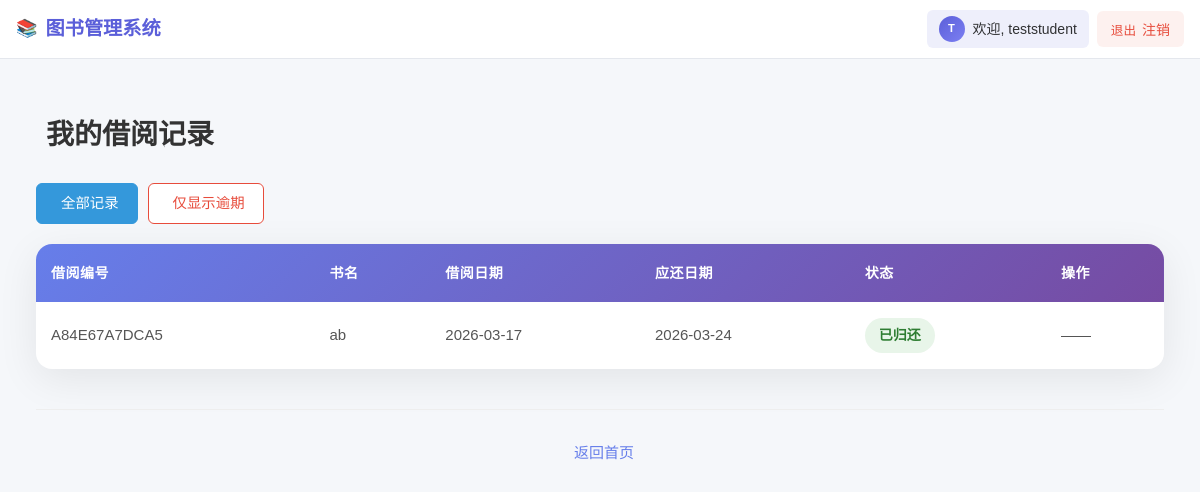
/loan/my-loans/ (signed in), run on the app's committed database.
### accounts/models.py (models this page shows, shortened)
class User(AbstractUser):
    pass  # 暂时不添加额外字段

### loan/models.py (models this page shows, shortened)
class LoanRecord(models.Model):
    STATUS_CHOICES = [
        ('borrowing', '借阅中'),
        ('returned', '已归还'),
    ]
    loan_id = models.CharField('借阅编号', max_length=50, unique=True)
    student_username = models.CharField('学生用户名', max_length=150)
    student_id = models.CharField('学号', max_length=20)
    book_id = models.CharField('图书编号', max_length=50)          # 对应 Book 的 book_id
    book_name = models.CharField('书名', max_length=200)
    loan_date = models.DateTimeField('借阅日期', auto_now_add=True)
    due_date = models.DateField('应还日期')
    status = models.CharField('状态', max_length=10, choices=STATUS_CHOICES, default='borrowing')
    class Meta:
        verbose_name = '借阅记录'
        verbose_name_plural = '借阅记录'
        ordering = ['-loan_date']
    @property
    def is_overdue(self):
        if self.status == 'borrowing' and timezone.now().date() > self.due_date:
            return True
        return False

### loan/views.py (the view)
# urls.py: path('my-loans/', views.StudentLoanListView.as_view(), name='student_loan_list'),
class StudentLoanListView(LoginRequiredMixin, ListView):
    model = LoanRecord
    template_name = 'loan/student_loan_list.html'
    context_object_name = 'loans'
    paginate_by = 10
    def get_queryset(self):
        queryset = LoanRecord.objects.filter(student_username=self.request.user.username)
        if self.request.GET.get('overdue') == '1':
            today = timezone.now().date()
            queryset = queryset.filter(
                status='borrowing',
                due_date__lt=today
            )
        return queryset
    def get_context_data(self, **kwargs):
        context = super().get_context_data(**kwargs)
        context['overdue_filter'] = self.request.GET.get('overdue') == '1'
        return context

### templates/loan/student_loan_list.html (shortened to what this page needs)
{% extends 'base.html' %}
{% load static %}
{% block content %}
<link rel="stylesheet" href="{% static 'css/loan_list.css' %}">
<div class="loan-list-container">
    <div class="header-section">
        <h1 class="page-title">
             我的借阅记录
        </h1>
    </div>
    <div class="filter-section">
        <a href="?" class="filter-btn {% if not overdue_filter %}btn-primary{% else %}btn-outline-primary{% endif %}">
             全部记录
        </a>
        <a href="?overdue=1" class="filter-btn {% if overdue_filter %}btn-warning{% else %}btn-outline-warning{% endif %}">
             仅显示逾期
        </a>
    </div>
    <div class="table-container">
        <table class="loan-table">
            <thead>
                <tr>
                    <th>借阅编号</th>
                    <th>书名</th>
                    <th>借阅日期</th>
                    <th>应还日期</th>
                    <th>状态</th>
                    <th>操作</th>
                </tr>
            </thead>
            <tbody>
                {% for loan in loans %}
                <tr>
                    <td>{{ loan.loan_id }}</td>
                    <td>{{ loan.book_name }}</td>
                    <td>{{ loan.loan_date|date:"Y-m-d" }}</td>
                    <td>{{ loan.due_date|date:"Y-m-d" }}</td>
                    <td>
                        {% if loan.is_overdue %}
                            <span class="status-badge status-overdue">已逾期</span>
                        {% else %}
                            <span class="status-badge status-normal">{{ loan.get_status_display }}</span>
                        {% endif %}
                    </td>
                    <td>
                        {% if loan.status == 'borrowing' %}
                            <form method="post" action="{% url 'return_book' loan.loan_id %}" style="display:inline;">
                                {% csrf_token %}
                                <button type="submit" class="btn btn-warning btn-sm action-btn" onclick="return confirm('确定归还此书？')">
                                    <i class="bi bi-arrow-return-left"></i> 还书
                                </button>
                            </form>
                        {% else %}
                            <span class="text-muted">——</span>
                        {% endif %}
                    </td>
                </tr>
                {% endfor %}
            </tbody>
        </table>
    </div>
    <div class="back-link">
        <a href="{% url 'home' %}">
             返回首页
        </a>
    </div>
</div>
{% endblock %}

### templates/base.html (shortened to what this page needs)
{% load static %}
<!DOCTYPE html>
<html lang="zh-cn">
<head>
    <link rel="stylesheet" href="{% static 'css/base.css' %}">
</head>
<body>
    <nav class="bs-navbar" id="bsNavbar">
        <div class="bs-navbar-inner">
            <a class="bs-brand" href="/">
                <i class="bs-icon">📚</i>
                <span>图书管理系统</span>
            </a>
            <div class="bs-nav-menu" id="bsNavMenu">
                {% if user.is_authenticated %}
                    <div class="bs-user-info">
                        <div class="bs-avatar">{{ user.username|first|upper }}</div>
                        <span>欢迎, {{ user.username }}</span>
                    </div>
                    <form method="post" action="{% url 'logout' %}" style="display: contents;">
                        <button type="submit" class="bs-btn bs-btn-logout">
                            <i class="bs-icon">退出</i> 注销
                        </button>
                    </form>
                {% endif %}
            </div>
        </div>
    </nav>
    <main class="bs-main">
        <div class="bs-content" id="bsContent">
            {% block content %}{% endblock %}
        </div>
    </main>
</body>
</html>

### static/css/base.css (style rules this page uses)
:root { --bs-primary: #5b5fd9; --bs-primary-light: #7c7ff2; --bs-gray-100: #f5f7fa; --bs-gray-200: #e4e7ed; --bs-gray-500: #909399; --bs-gray-600: #606266; --bs-gray-700: #303133; --bs-radius: 6px; --bs-shadow: 0 2px 8px rgba(0,0,0,0.08); --bs-transition: all 0.3s ease; }
.bs-navbar { background: rgba(255,255,255,0.96); border-bottom: 1px solid var(--bs-gray-200); position: sticky; top: 0; z-index: 1000; }
.bs-navbar-inner { max-width: 1200px; margin: 0 auto; padding: 0.625rem 1rem; display: flex; align-items: center; justify-content: space-between; gap: 1rem; }
.bs-brand { display: flex; align-items: center; gap: 0.5rem; text-decoration: none; font-size: 1.2rem; font-weight: 700; color: var(--bs-primary); }
.bs-brand .bs-icon { font-style: normal; }
.bs-nav-menu { display: flex; align-items: center; gap: 0.5rem; }
.bs-user-info { display: flex; align-items: center; gap: 0.5rem; padding: 0.375rem 0.75rem; background: rgba(91,95,217,0.1); border-radius: var(--bs-radius); font-size: 0.875rem; color: var(--bs-gray-700); }
.bs-avatar { width: 26px; height: 26px; border-radius: 50%; background: linear-gradient(135deg, var(--bs-primary), var(--bs-primary-light)); color: #fff; display: flex; align-items: center; justify-content: center; font-size: 0.7rem; font-weight: 600; }
.bs-btn { display: inline-flex; align-items: center; gap: 0.375rem; padding: 0.5rem 0.875rem; font-size: 0.875rem; font-weight: 500; border-radius: var(--bs-radius); cursor: pointer; transition: var(--bs-transition); text-decoration: none; border: none; font-family: inherit; color: var(--bs-gray-600); background: transparent; }
.bs-btn-logout { color: #e74c3c; background: rgba(231,76,60,0.08); }
.bs-icon { font-style: normal; font-size: 0.9em; }
.bs-main { max-width: 1200px; margin: 0 auto; padding: 1.5rem 1rem; }
.bs-content { animation: bs-fadeIn 0.4s ease; }

### static/css/loan_list.css (style rules this page uses)
.loan-list-container { max-width: 1200px; margin: 0 auto; padding: 30px 20px; }
.header-section { display: flex; justify-content: space-between; align-items: center; margin-bottom: 25px; flex-wrap: wrap; gap: 15px; }
.page-title { color: #333; font-size: 28px; font-weight: 700; margin: 0; display: flex; align-items: center; gap: 10px; }
.filter-section { display: flex; align-items: center; gap: 10px; flex-wrap: wrap; margin-bottom: 20px; }
.filter-btn { padding: 8px 18px; border-radius: 6px; font-size: 0.9rem; text-decoration: none; transition: all 0.2s ease; display: inline-flex; align-items: center; gap: 6px; }
.filter-btn.btn-primary { background: #3498db; color: white; border: 1px solid #3498db; }
.filter-btn.btn-outline-warning { background: white; color: #e74c3c; border: 1px solid #e74c3c; }
.table-container { background: white; border-radius: 16px; box-shadow: 0 10px 40px rgba(0, 0, 0, 0.08); overflow: hidden; }
.loan-table { width: 100%; border-collapse: collapse; margin: 0; }
.loan-table thead { background: linear-gradient(135deg, #667eea 0%, #764ba2 100%); }
.loan-table th { color: white; font-weight: 600; padding: 18px 15px; text-align: left; font-size: 14px; text-transform: uppercase; letter-spacing: 0.5px; white-space: nowrap; }
.loan-table tbody tr { border-bottom: 1px solid #f0f0f0; transition: all 0.2s; }
.loan-table tbody tr:last-child { border-bottom: none; }
.loan-table td { padding: 16px 15px; color: #555; font-size: 15px; vertical-align: middle; }
.status-badge { display: inline-block; padding: 6px 14px; border-radius: 20px; font-weight: 600; font-size: 14px; }
.status-normal { background: #e8f5e9; color: #2e7d32; }
.back-link { text-align: center; margin-top: 40px; padding-top: 25px; border-top: 1px solid #eee; }
.back-link a { color: #667eea; text-decoration: none; font-size: 15px; font-weight: 500; display: inline-flex; align-items: center; gap: 8px; transition: all 0.2s; }

### templates/base.html (style rules this page uses)
* { margin: 0; padding: 0; box-sizing: border-box; }
body { font-family: "Microsoft YaHei", Arial, sans-serif; background: #f5f7fa; color: #333; line-height: 1.6; }

### data on the page
User: username|first "T", username "teststudent"
LoanRecord: loan_id "A84E67A7DCA5", book_name "ab", loan_date "2026-03-17", due_date "2026-03-24", status "已归还"
